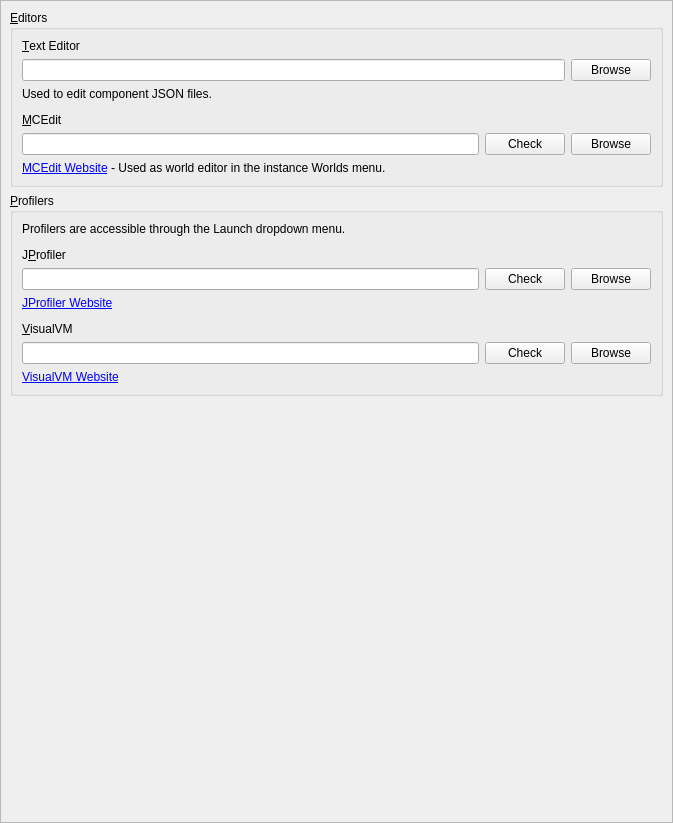
<?xml version="1.0" encoding="UTF-8"?>
<ui version="4.0">
 <class>ExternalToolsPage</class>
 <widget class="QWidget" name="ExternalToolsPage">
  <property name="geometry">
   <rect>
    <x>0</x>
    <y>0</y>
    <width>673</width>
    <height>823</height>
   </rect>
  </property>
  <layout class="QVBoxLayout" name="verticalLayout">
   <property name="leftMargin">
    <number>0</number>
   </property>
   <property name="topMargin">
    <number>0</number>
   </property>
   <property name="rightMargin">
    <number>0</number>
   </property>
   <property name="bottomMargin">
    <number>0</number>
   </property>
   <item>
    <widget class="QScrollArea" name="scrollArea">
     <property name="widgetResizable">
      <bool>true</bool>
     </property>
     <widget class="QWidget" name="scrollAreaWidgetContents_2">
      <property name="geometry">
       <rect>
        <x>0</x>
        <y>0</y>
        <width>669</width>
        <height>819</height>
       </rect>
      </property>
      <layout class="QVBoxLayout" name="verticalLayout_3">
       <item>
        <widget class="QGroupBox" name="editorsBox">
         <property name="title">
          <string>&amp;Editors</string>
         </property>
         <layout class="QVBoxLayout" name="verticalLayout_2">
          <item>
           <widget class="QLabel" name="label_3">
            <property name="text">
             <string>&amp;Text Editor</string>
            </property>
            <property name="buddy">
             <cstring>jsonEditorTextBox</cstring>
            </property>
           </widget>
          </item>
          <item>
           <layout class="QHBoxLayout" name="horizontalLayout">
            <item>
             <widget class="QLineEdit" name="jsonEditorTextBox"/>
            </item>
            <item>
             <widget class="QPushButton" name="jsonEditorBrowseBtn">
              <property name="text">
               <string>Browse</string>
              </property>
             </widget>
            </item>
           </layout>
          </item>
          <item>
           <widget class="QLabel" name="label_4">
            <property name="text">
             <string>Used to edit component JSON files.</string>
            </property>
           </widget>
          </item>
          <item>
           <spacer name="verticalSpacer_7">
            <property name="orientation">
             <enum>Qt::Vertical</enum>
            </property>
            <property name="sizeType">
             <enum>QSizePolicy::Fixed</enum>
            </property>
            <property name="sizeHint" stdset="0">
             <size>
              <width>0</width>
              <height>6</height>
             </size>
            </property>
           </spacer>
          </item>
          <item>
           <widget class="QLabel" name="mceditLabel">
            <property name="text">
             <string>&amp;MCEdit</string>
            </property>
            <property name="buddy">
             <cstring>mceditPathEdit</cstring>
            </property>
           </widget>
          </item>
          <item>
           <layout class="QHBoxLayout" name="horizontalLayout_6">
            <item>
             <widget class="QLineEdit" name="mceditPathEdit"/>
            </item>
            <item>
             <widget class="QPushButton" name="mceditCheckBtn">
              <property name="text">
               <string>Check</string>
              </property>
             </widget>
            </item>
            <item>
             <widget class="QPushButton" name="mceditPathBtn">
              <property name="text">
               <string>Browse</string>
              </property>
             </widget>
            </item>
           </layout>
          </item>
          <item>
           <widget class="QLabel" name="mceditLink">
            <property name="text">
             <string notr="true">&lt;html&gt;&lt;head/&gt;&lt;body&gt;&lt;p&gt;&lt;a href=&quot;https://www.mcedit.net/&quot;&gt;MCEdit Website&lt;/a&gt; - Used as world editor in the instance Worlds menu.&lt;/p&gt;&lt;/body&gt;&lt;/html&gt;</string>
            </property>
           </widget>
          </item>
         </layout>
        </widget>
       </item>
       <item>
        <widget class="QGroupBox" name="profilersBox">
         <property name="title">
          <string>&amp;Profilers</string>
         </property>
         <layout class="QVBoxLayout" name="verticalLayout_4">
          <item>
           <widget class="QLabel" name="labelJsonEditor">
            <property name="text">
             <string>Profilers are accessible through the Launch dropdown menu.</string>
            </property>
            <property name="buddy">
             <cstring>jsonEditorTextBox</cstring>
            </property>
           </widget>
          </item>
          <item>
           <spacer name="verticalSpacer_9">
            <property name="orientation">
             <enum>Qt::Vertical</enum>
            </property>
            <property name="sizeType">
             <enum>QSizePolicy::Fixed</enum>
            </property>
            <property name="sizeHint" stdset="0">
             <size>
              <width>0</width>
              <height>6</height>
             </size>
            </property>
           </spacer>
          </item>
          <item>
           <widget class="QLabel" name="label">
            <property name="text">
             <string>J&amp;Profiler</string>
            </property>
            <property name="buddy">
             <cstring>jprofilerPathEdit</cstring>
            </property>
           </widget>
          </item>
          <item>
           <layout class="QHBoxLayout" name="horizontalLayout_4">
            <item>
             <widget class="QLineEdit" name="jprofilerPathEdit"/>
            </item>
            <item>
             <widget class="QPushButton" name="jprofilerCheckBtn">
              <property name="text">
               <string>Check</string>
              </property>
             </widget>
            </item>
            <item>
             <widget class="QPushButton" name="jprofilerPathBtn">
              <property name="text">
               <string>Browse</string>
              </property>
             </widget>
            </item>
           </layout>
          </item>
          <item>
           <widget class="QLabel" name="jprofilerLink">
            <property name="text">
             <string notr="true">&lt;html&gt;&lt;head/&gt;&lt;body&gt;&lt;p&gt;&lt;a href=&quot;https://www.ej-technologies.com/products/jprofiler/overview.html&quot;&gt;JProfiler Website&lt;/a&gt;&lt;/p&gt;&lt;/body&gt;&lt;/html&gt;</string>
            </property>
           </widget>
          </item>
          <item>
           <spacer name="verticalSpacer_8">
            <property name="orientation">
             <enum>Qt::Vertical</enum>
            </property>
            <property name="sizeType">
             <enum>QSizePolicy::Fixed</enum>
            </property>
            <property name="sizeHint" stdset="0">
             <size>
              <width>0</width>
              <height>6</height>
             </size>
            </property>
           </spacer>
          </item>
          <item>
           <widget class="QLabel" name="label_2">
            <property name="text">
             <string>&amp;VisualVM</string>
            </property>
            <property name="buddy">
             <cstring>jvisualvmPathEdit</cstring>
            </property>
           </widget>
          </item>
          <item>
           <layout class="QHBoxLayout" name="horizontalLayout_5">
            <item>
             <widget class="QLineEdit" name="jvisualvmPathEdit"/>
            </item>
            <item>
             <widget class="QPushButton" name="jvisualvmCheckBtn">
              <property name="text">
               <string>Check</string>
              </property>
             </widget>
            </item>
            <item>
             <widget class="QPushButton" name="jvisualvmPathBtn">
              <property name="text">
               <string>Browse</string>
              </property>
             </widget>
            </item>
           </layout>
          </item>
          <item>
           <widget class="QLabel" name="jvisualvmLink">
            <property name="text">
             <string notr="true">&lt;html&gt;&lt;head/&gt;&lt;body&gt;&lt;p&gt;&lt;a href=&quot;https://visualvm.github.io/&quot;&gt;VisualVM Website&lt;/a&gt;&lt;/p&gt;&lt;/body&gt;&lt;/html&gt;</string>
            </property>
           </widget>
          </item>
         </layout>
        </widget>
       </item>
       <item>
        <spacer name="verticalSpacer">
         <property name="orientation">
          <enum>Qt::Vertical</enum>
         </property>
         <property name="sizeHint" stdset="0">
          <size>
           <width>0</width>
           <height>0</height>
          </size>
         </property>
        </spacer>
       </item>
      </layout>
     </widget>
    </widget>
   </item>
  </layout>
 </widget>
 <resources/>
 <connections/>
</ui>
